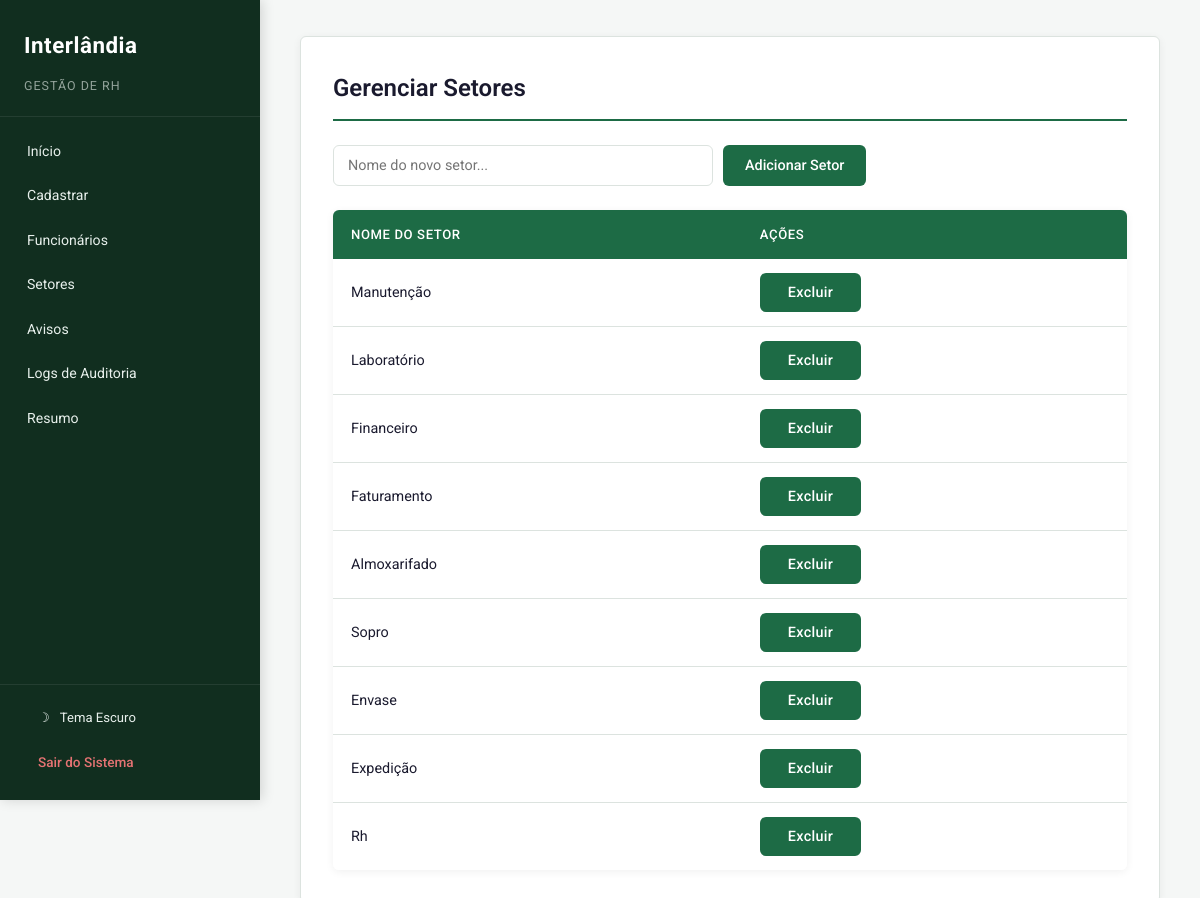
The app's page /setores (signed in) with its own data.
### tables this page shows
CREATE TABLE tabela_setores (
        id INTEGER PRIMARY KEY AUTOINCREMENT,
        nome TEXT UNIQUE
    );

### main.py (the view)
@app.route("/setores")
def setores():
    if "user" not in session:
        return redirect("/")
    conn = get_db()
    cursor = conn.cursor()
    cursor.execute("SELECT nome FROM tabela_setores")
    lista_setores = cursor.fetchall()
    conn.close()
    return render_template("setores.html", setores=lista_setores)

### main.py (called while the page is built)
def get_db():
    conn = sqlite3.connect(DATABASE)
    conn.row_factory = sqlite3.Row
    return conn

### templates/setores.html (shortened to what this page needs)
{% extends 'base.html' %}
{% block conteudo %}
<h2>Gerenciar Setores</h2>
<form action="/cadastrar_setor" method="POST" class="search-bar" style="margin-bottom: 24px;">
    <input type="text" name="nome" placeholder="Nome do novo setor..." required>
    <button type="submit">Adicionar Setor</button>
</form>
<table>
    <thead>
        <tr>
            <th>Nome do Setor</th>
            <th>A&#231;&#245;es</th>
        </tr>
    </thead>
    <tbody>
        {% for s in setores %}
        <tr>
            <td>{{ s[0] }}</td>
            <td>
                <form action="/excluir_setor/{{ s[0] }}" method="POST" style="display:inline;" onsubmit="return confirmarAcao('Deseja excluir o setor {{ s[0] }}?')">
                    <button type="submit" class="btn btn-del">Excluir</button>
                </form>
            </td>
        </tr>
        {% endfor %}
    </tbody>
</table>
{% endblock %}

### static/style.css (style rules this page uses)
:root { --primary: #1d6b45; --primary-hover: #155a39; --primary-light: #e6f4ed; --secondary: #0d3b25; --accent: #28a968; --bg: #f5f7f6; --bg-card: #ffffff; --bg-sidebar: #112e1f; --text: #1a1a2e; --text-muted: #5a6570; --text-sidebar: #e8f0ec; --border: #dce3df; --shadow: 0 2px 8px rgba(0, 0, 0, 0.06); --shadow-md: 0 4px 12px rgba(0, 0, 0, 0.08); --radius: 6px; --danger: #c0392b; --danger-hover: #a93226; --warning: #d4930d; --success: #1d6b45; --info: #2471a3; --font: 'Roboto', 'Segoe UI', sans-serif; }
* { margin: 0; padding: 0; box-sizing: border-box; }
body { font-family: var(--font); background-color: var(--bg); color: var(--text); line-height: 1.6; font-size: 15px; transition: background-color 0.3s ease, color 0.3s ease; }
h2 { color: var(--text); font-size: 1.5rem; font-weight: 600; margin-bottom: 24px; padding-bottom: 12px; border-bottom: 2px solid var(--primary); }
table { width: 100%; border-collapse: collapse; margin-top: 20px; border-radius: var(--radius); overflow: hidden; box-shadow: var(--shadow); font-size: 0.9rem; }
thead { background-color: var(--primary); }
th { color: white; padding: 14px 18px; text-align: left; font-weight: 500; font-size: 0.82rem; text-transform: uppercase; letter-spacing: 0.6px; }
td { padding: 14px 18px; border-bottom: 1px solid var(--border); background-color: var(--bg-card); transition: background-color 0.3s ease; }
tr:last-child td { border-bottom: none; }
.btn { padding: 7px 16px; color: white; text-decoration: none; font-weight: 500; font-size: 0.8rem; border-radius: var(--radius); transition: all 0.2s ease; display: inline-block; border: none; cursor: pointer; letter-spacing: 0.3px; }
.btn-del { background-color: var(--danger); }
input[type="text"], input[type="email"], input[type="number"], input[type="tel"], input[type="password"], select, textarea { width: 100%; padding: 11px 14px; border: 1px solid var(--border); border-radius: var(--radius); font-size: 0.9rem; font-family: var(--font); background-color: var(--bg-card); color: var(--text); transition: border-color 0.2s ease, box-shadow 0.2s ease, background-color 0.3s ease; }
input[type="submit"], button[type="submit"] { background-color: var(--primary); color: white; padding: 11px 28px; border: none; border-radius: var(--radius); font-size: 0.9rem; font-weight: 500; font-family: var(--font); cursor: pointer; transition: background-color 0.2s ease, transform 0.1s ease; }
.search-bar { display: flex; gap: 10px; margin-bottom: 20px; }
.search-bar input { flex: 1; max-width: 380px; }
.search-bar button { background-color: var(--primary); color: white; border: none; padding: 11px 22px; border-radius: var(--radius); cursor: pointer; font-weight: 500; font-family: var(--font); transition: background-color 0.2s ease; }

### records on screen
tabela_setores: nome "Manutenção"
tabela_setores: nome "Laboratório"
tabela_setores: nome "Financeiro"
tabela_setores: nome "Faturamento"
tabela_setores: nome "Almoxarifado"
tabela_setores: nome "Sopro"
tabela_setores: nome "Envase"
tabela_setores: nome "Expedição"
tabela_setores: nome "Rh"
